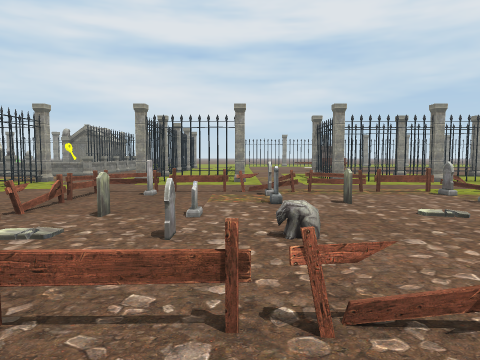
view 1 (above)

22 first-person views from a walk through a Unity game level. The camera is 1.3 m above the floor, tilts 4° down and sees 70° across. The floor is counted in squares, 2 m on a side. Each view is taken from the middle of a square. On the plan, view 1 faces up. The plan holds only what a view shows up to about 10 squares ahead; the rest is blank. The place goes on beyond the plan. The player is left out. Some surface patterns are stand-ins.

view 2
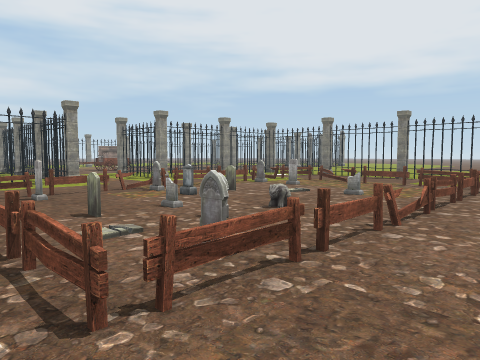

view 3
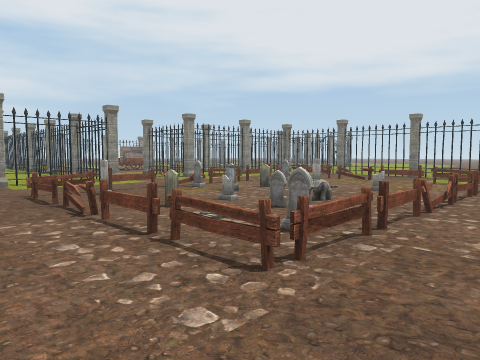

view 4
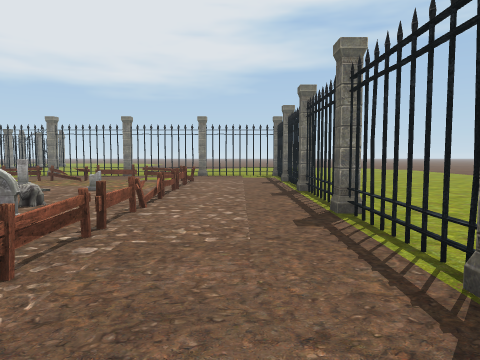

view 5
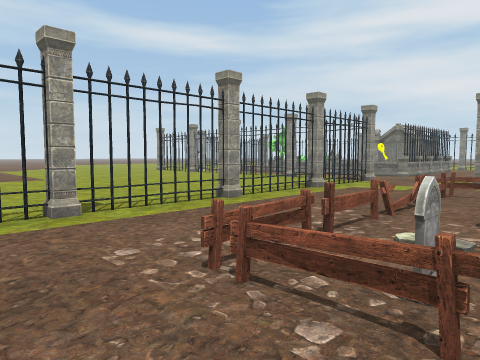

view 6
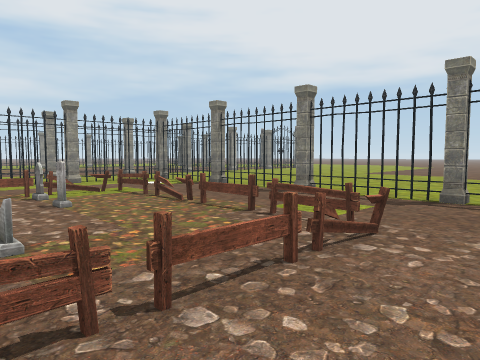

view 7
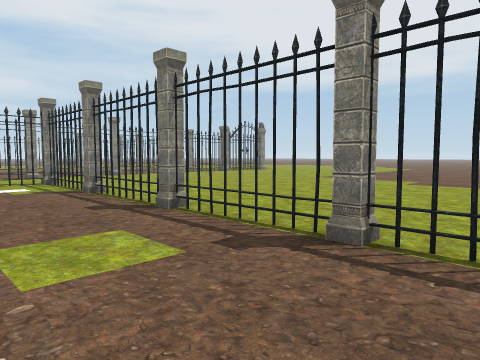

view 8
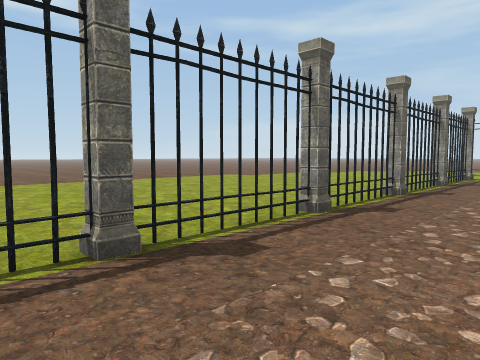

view 9
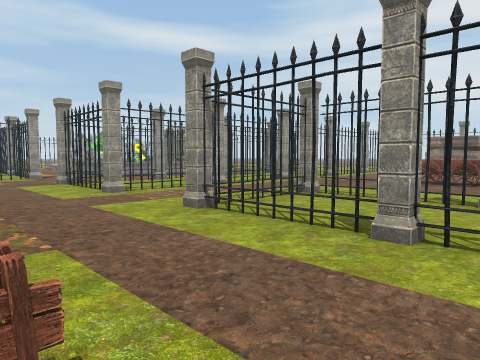

view 10
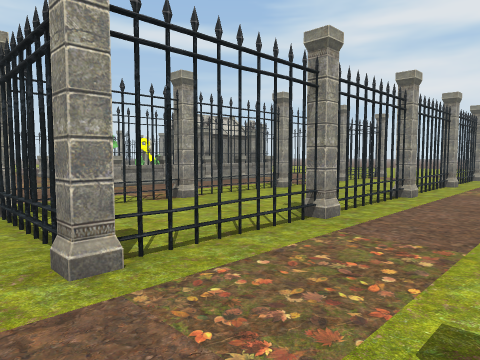

view 11
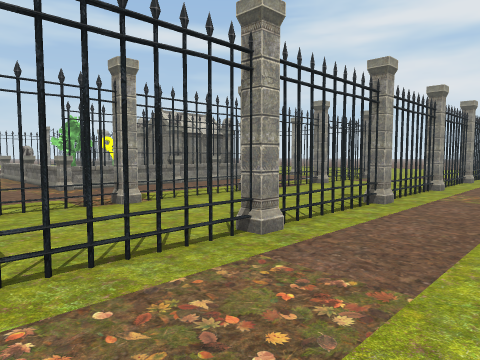

view 12
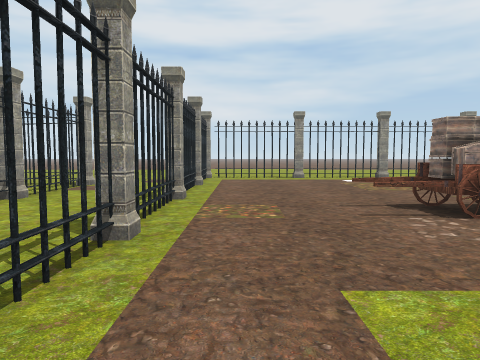

view 13
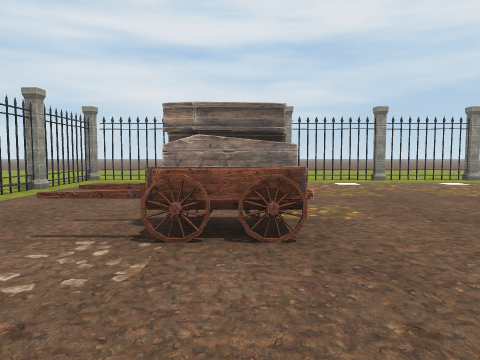

view 14
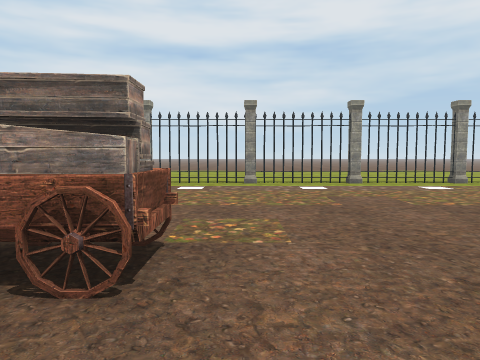

view 15
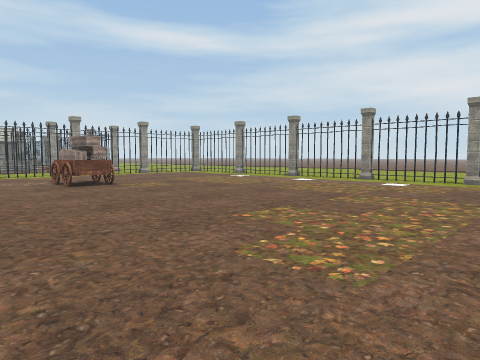

view 16
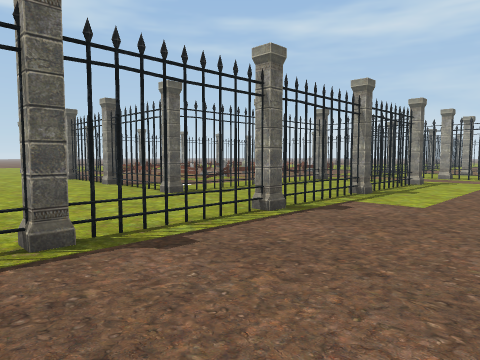

view 17
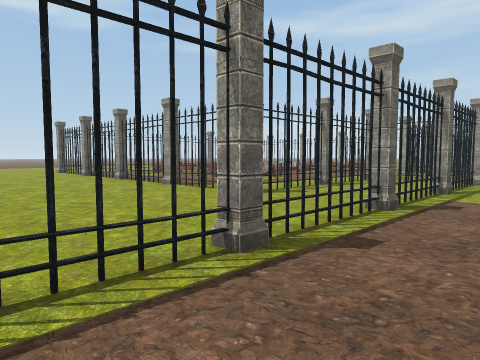

view 18
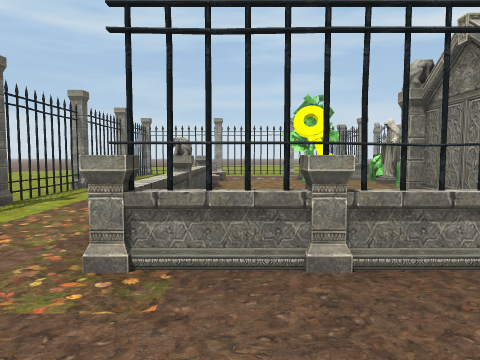

view 19
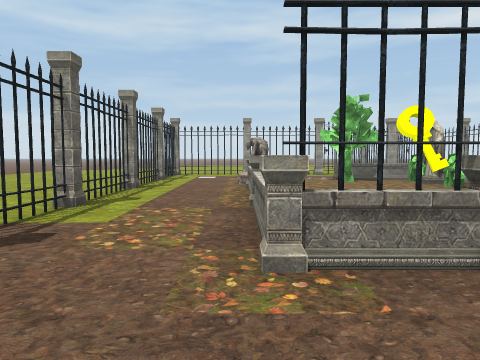

view 20
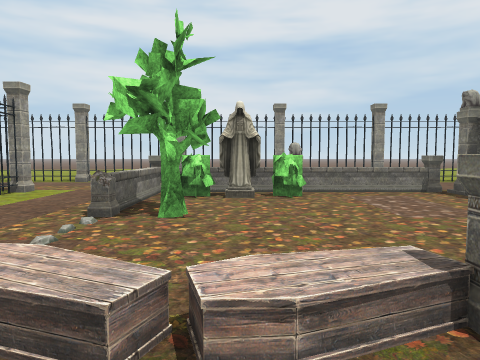

view 21
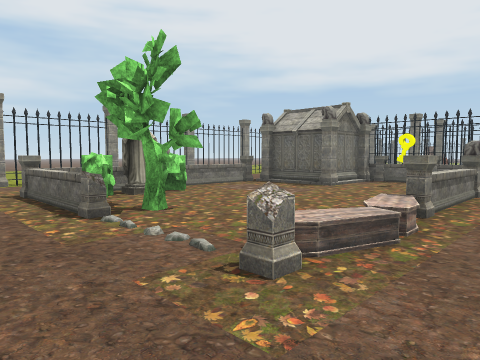

view 22
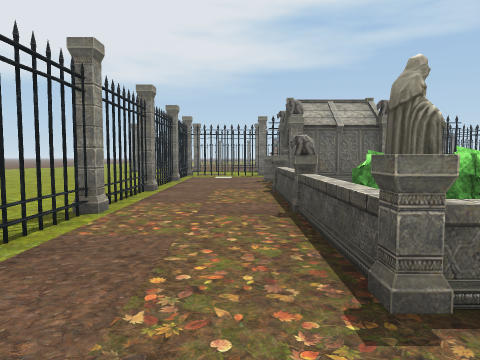

### Floor plan
Key: @ floor where view 1 was taken; # wall or solid block; x gap in a wall; . floor; / step, stairs or slope; = window, fence, low wall or low ledge; T thing the floor can be seen under or through; M tombstone; C cart; K key; P plant; S statue; O other object.
Columns run from 14 left of view 1 to 12 right of it. Each row starts with its distance up from view 1.
 23         ...      .........
 22        .... .... .........
 21      ...... ..###x#xTTx#x#
 20     ....... ..#...........
 19 ############..x...........
 18  ...........#.T...........
 17 ....P.......#.T...........
 16 ..PSOOOOO#..x.x...........
 15 ..P....###..#.#..CC........
 14 .OP....O##..x.x............
 13 ........K=..T.T............
 12 .........=..T.T............
 11 ..O/OOOOO#..x.x..TTxTTx#x##
 10 ............#.#..T.........
  9  ###TTTTTT..###..TTTTT....
  8   .......#............T...
  7  ........#............T....
  6  ........x.OMMMMOMMO..x....
  5  ........#....MMMMMx..#....
  4    ......x.OMMM....O..x....
  3   .......T..OMO.MM.O..T....
  2   .......T..MM.....O..T....
  1      ....x..OOOOOOOO..x....
  0           ....@.......#
 -1          #####TTTTTT#
 -2           ...........
 -3            .........
 -4            ..........
 -5             .........
 -6              ........
 -7               ......
 -8                  ..
 -9                  ..
-10                  ..

Where each view was taken, in squares from view 1:
view 1: 0 up, 0 right, facing up
view 2: 0 up, 3 left, facing up-right
view 3: 0 up, 4 left, facing up-right
view 4: 0 up, 4 left, facing right
view 5: 0 up, 1 left, facing up-left
view 6: 0 up, 2 right, facing up-right
view 7: 0 up, 5 right, facing up-right
view 8: 1 up, 6 right, facing down-left
view 9: 6 up, 6 right, facing up-left
view 10: 8 up, 2 right, facing up-left
view 11: 9 up, 2 right, facing up-left
view 12: 11 up, 1 right, facing up
view 13: 12 up, 4 right, facing up
view 14: 13 up, 5 right, facing up
view 15: 12 up, 12 right, facing up-left
view 16: 14 up, 11 right, facing down-left
view 17: 13 up, 12 right, facing down-left
view 18: 12 up, 3 left, facing left
view 19: 11 up, 3 left, facing left
view 20: 10 up, 11 left, facing up
view 21: 10 up, 14 left, facing up-right
view 22: 17 up, 14 left, facing right
